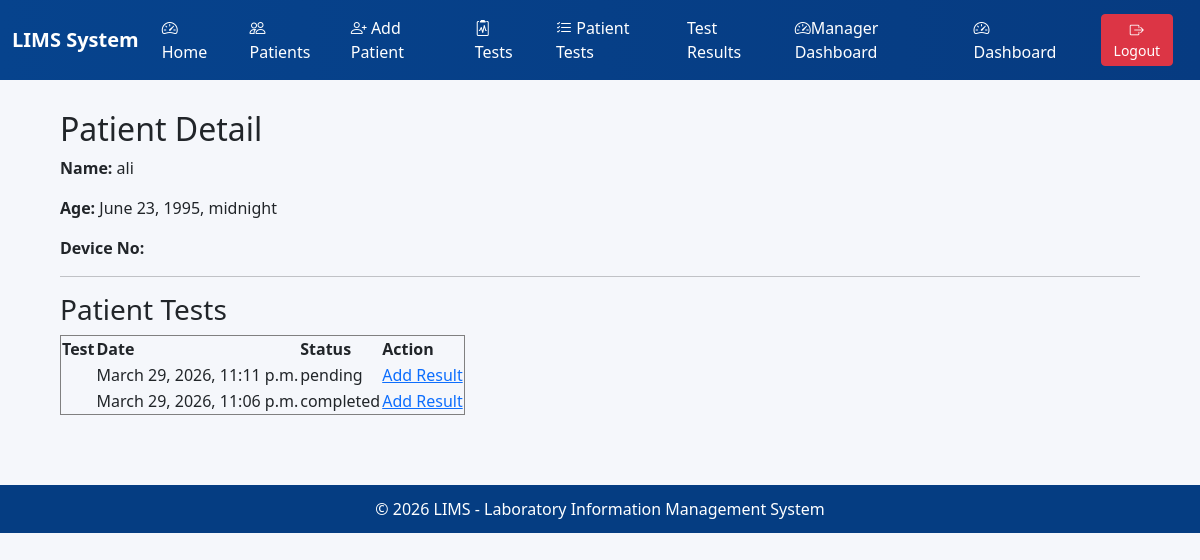
The page /patient/2/ on the database its author committed.
### core/models.py (models this page shows, shortened)
class Patient(models.Model):
    id = models.BigAutoField(primary_key=True)
    test_subject_id = models.CharField(max_length=50, unique=True, blank=True)
    national_id = models.CharField(max_length=30, unique=True, blank=True, null=True)
    first_name = models.CharField(max_length=120)
    middle = models.CharField(max_length=120, blank=True, null=True)
    last_name = models.CharField(max_length=120)
    date_of_birth = models.DateTimeField(blank=True, null=True)
    GENDER_CHOICES = [('M', 'Male'), ('F', 'Female'), ('O', 'Other'), ('U', 'Unknown')]
    gender = models.CharField(max_length=1, choices=GENDER_CHOICES, default='U')
    blood_group = models.CharField(max_length=3, blank=True, null=True)
    phone = models.CharField(max_length=30, blank=True, null=True)
    email = models.EmailField(blank=True, null=True)
    address = models.TextField(blank=True, null=True)
    emergency_contact = models.CharField(max_length=120, blank=True, null=True)
    registration_date = models.DateTimeField(auto_now_add=True)
    last_update = models.DateTimeField(auto_now=True)
    notes = models.TextField(blank=True, null=True)
    class Meta:
        verbose_name = "Patient"
        verbose_name_plural = "Patients"
        ordering = ['-registration_date']
        indexes = [
            models.Index(fields=['test_subject_id']),
            models.Index(fields=['national_id']),
            models.Index(fields=['last_name', 'first_name']),
        ]

class PatientTest(models.Model):
     id = models.BigAutoField(primary_key=True)
     patient = models.ForeignKey(Patient, on_delete=models.CASCADE, related_name='patient_tests')
     test = models.ForeignKey(Test, on_delete=models.PROTECT, related_name='test_records')
     sample_identifier = models.CharField(max_length=80, blank=True, null=True, help_text="Sample ID if lab uses one")
     request_date = models.DateTimeField(auto_now_add=True)
     result_date = models.DateTimeField(auto_now_add=True)
     result_valu = models.CharField(max_length=200, blank=True, null=True)
     result_text = models.TextField(blank=True, null=True)
     performed_by = models.CharField(max_length=120, blank=True, null=True)
     discount_percent = models.DecimalField(max_digits=5, decimal_places=2,
    default=Decimal('0.00'), validators=[MinValueValidator(Decimal('0.00')),
     MaxValueValidator(Decimal('100.00'))], help_text="Discount as percent (0-100)")
     price_snapshot = models.DecimalField(max_digits=10, decimal_places=2, blank=True, null=True,
    validators=[MinLengthValidator(Decimal('0.00'))], help_text="Price at time request (copied from Test.price)")
     total_price = models.DecimalField(max_digits=10, decimal_places=2, blank=True, null=True, help_text="Computed price after discount")
     created_at = models.DateTimeField(auto_now_add=True)
     status = models.CharField( max_length=20, choices=STATUS_CHOICES, default='pending')
     class Meta:
          verbose_name = "PatientTest"
          verbose_name_plural = "PatientTest"
          ordering = ['-request_date']
          indexes = models.Index(fields=['patient', 'test']), models.Index(fields=['request_date'])

### core/views.py (the view)
# urls.py: path('patient/<int:pk>/', views.patient_detail, name='patient_detail'),
def patient_detail(request, pk):
    patient = get_object_or_404(Patient, pk=pk)
    patienttest = PatientTest.objects.filter(patient=patient)
    return render(request, 'core/patient_detail.html', {
        'patient': patient,
        'patienttest': patienttest
    })

### core/templates/core/patient_detail.html
{% extends "base.html" %}
{% block content %}
<h2>Patient Detail</h2>
<p><strong>Name:</strong> {{ patient.first_name }}</p>
<p><strong>Age:</strong> {{ patient.date_of_birth }}</p>
<p><strong>Device No:</strong> {{ patient.device_no }}</p>
<hr>
<h3>Patient Tests</h3>
<table border="1">
    <tr>
        <th>Test</th>
        <th>Date</th>
        <th>Status</th>
        <th>Action</th>
    </tr>
    {% for pt in patienttest %}
    <tr>
        <td>{{ pt.test_name }}</td>
        <td>{{ pt.created_at }}</td>
        <td>{{ pt.status }}</td>
        <td>
            {% if pt.result %}
            <a href="{% url 'core:testresult_detail' pt.testresult.id %}">
                View Result
            </a>
            {% else %}
            <a href="{% url 'core:testresult_create' pt.id %}">
                Add Result
            </a>
            {% endif %}
        </td>
    </tr>
    {% empty %}
    <tr>
        <td colspan="4">No tests found.</td>
    </tr>
    {% endfor %}
</table>
{% endblock %}

### templates/base.html (style rules this page uses)
body { background: #f5f7fb; font-family: Segoe UI, Tahoma; }

### rows shown on the page
Patient: first_name "ali", date_of_birth "June 23, 1995, midnight"
PatientTest: created_at "March 29, 2026, 11:11 p.m.", status "pending"
PatientTest: created_at "March 29, 2026, 11:06 p.m.", status "completed"
